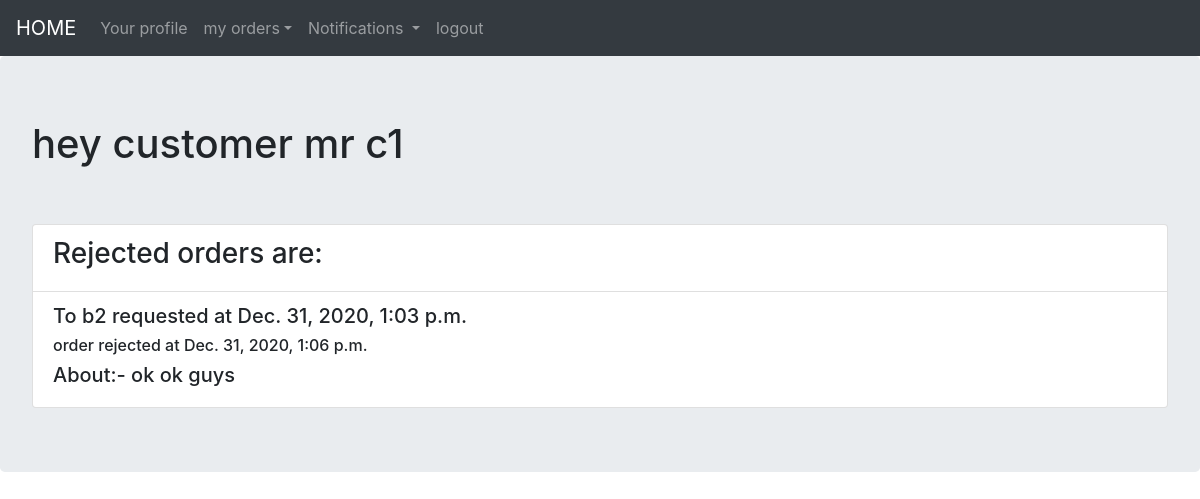
Screenshot of /customer/rejectedorders/ (signed in) with the database file from the repository.
### app1/models.py (models this page shows, shortened)
class User(AbstractUser):
    phone_number=models.PositiveIntegerField(default=0)
    is_customer=models.BooleanField(default=False)
    is_broker=models.BooleanField(default=False)
    picture=models.ImageField(upload_to='profile_pics',blank=True)
    def __str__(self):
        return self.username

class connection(models.Model):
    customer=models.ForeignKey(Customer,on_delete=models.CASCADE,related_name="present_customer")
    broker=models.ForeignKey(Broker,on_delete=models.CASCADE,related_name="present_broker")
    description=models.CharField(max_length=150,blank=True)
    customer_status=models.CharField(max_length=30)
    broker_status=models.CharField(max_length=30)
    created_time=models.DateTimeField()
    modified_time=models.DateTimeField()
    is_brokerread=models.BooleanField(default=False)
    is_customerread=models.BooleanField(default=False)

class Broker(models.Model):
    user=models.OneToOneField(User,on_delete=models.CASCADE)
    department_name=models.CharField(max_length=30)
    location=models.CharField(max_length=30)
    days=MultiSelectField(choices=DAYS_OF_WEEK,blank=True,default=lis)
    average_rating=models.FloatField(blank=True,default=0,null=True)
    def __str__(self):
        return self.user.__str__()

### app1/views.py (the view)
# urls.py: path('customer/rejectedorders/',customerrejectedorders,name="customer_rejectedorders"),
@iscustomer
def customerrejectedorders(request):
    presentcustomer=Customer.objects.get(user=request.user)
    orderslist=connection.objects.filter(customer=presentcustomer)
    rejectedorders=orderslist.filter(customer_status="order rejected")
    rejectedorders.update(is_customerread=True)
    unreadmessages=Message.objects.filter(customer__user=request.user,is_customerread=False)
    unreadconnections=connection.objects.filter(customer__user=request.user,is_customerread=False)
    context={
        "rejectedorders":rejectedorders,
        "unreadmessages":unreadmessages,
        "unreadconnections":unreadconnections,
        "rsize":len(rejectedorders),
        "tl":len(unreadconnections)+len(unreadmessages)
    }
    return render(request,"customer/rejectedorders.html",context=context)

### app1/views.py (called while the page is built)
def customerauth(user):
    if user.id is not None:
        return user.is_customer and user.is_authenticated
    return False

### templates/customer/rejectedorders.html
{% extends "base.html" %}
{% block content %}
  <div class="jumbotron">
    <h1>hey customer mr {{ user.username}}</h1>
    <br>
    <br>
    {% if rsize %}
    <ul class="list-group">
      <li class="list-group-item"><h3>Rejected orders are:</h3></li>
      {% for o in rejectedorders %}
        <li class="list-group-item">
          <h5> To {{o.broker}} requested at {{o.created_time}}</h5>
          <h6>order rejected at {{o.modified_time}}</h6>
          <h5>About:- {{o.description}}</h5>
        </li>
      {% endfor %}
    </ul>
    {% endif %}
  </div>
{% endblock content %}

### rows the page displays
User: username "c1"
connection: broker "b2", created_time "Dec. 31, 2020, 1:03 p.m.", modified_time "Dec. 31, 2020, 1:06 p.m.", description "ok ok guys"
